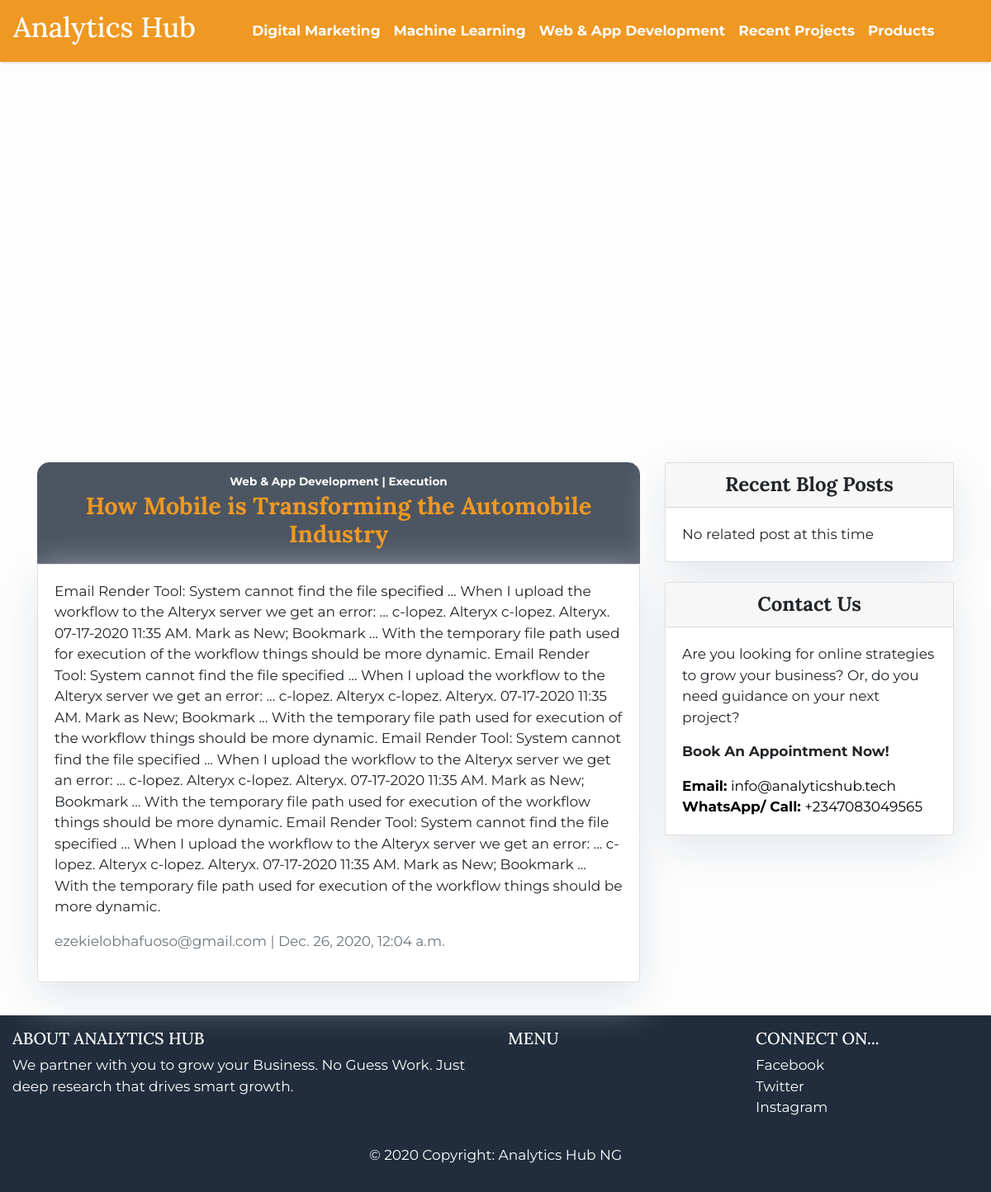
Page /posts/how-mobile-transforming-automobile-industry/ on the committed database.
### mainWebsite/models.py (models this page shows)
class Service (models.Model):
    name = models.CharField(max_length=200, unique=True)
    slug = models.SlugField(max_length=200, unique=True, blank=True, null=True)
    image = models.ImageField(upload_to='service/', blank=True, null=True)
    sales_point = models.TextField()
    class Meta:
        ordering = ['name']
    def __str__(self):
        return self.name

class Post(models.Model):
    title = models.CharField(max_length=200, unique=True)
    post_image = models.ImageField(
        upload_to='post/', default='img/post/personal.png')
    post_image_alt = models.CharField(max_length=200, blank=True,
                                      null=True)
    slug = models.SlugField(max_length=200, unique=True)
    author = models.ForeignKey(User, on_delete=models.CASCADE, related_name='blog_posts')
    service = models.ForeignKey(Service, on_delete=models.CASCADE,
                                   related_name='service_post', blank=True,
                                   null=True,)
    updated_on = models.DateTimeField(auto_now=True)
    focus = models.TextField(blank=True,null=True)
    content = models.TextField()
    created_on = models.DateTimeField(auto_now_add=True)
    status = models.IntegerField(choices=STATUS, default=0)
    stage = models.CharField(max_length=400, choices=STAGE, blank=True,
                             null=True)
    post_type = models.CharField(max_length=400, choices=TYPE,  blank=True,
                             null=True)
    class Meta:
        ordering = ['-created_on']
    def __str__(self):
        return self.title

### account/models.py (models this page shows, shortened)
class CustomUser(AbstractBaseUser, PermissionsMixin):
    email           = models.EmailField(verbose_name="email", max_length=60,unique=True)
    username        = models.CharField(max_length=30, unique=True)
    first_name      = models.CharField(max_length=30, blank=True, null=True)
    last_name       = models.CharField(max_length=30,blank=True, null=True)
    date_joined     = models.DateTimeField(verbose_name="date joined", default=timezone.now)
    last_login      = models.DateTimeField(verbose_name="last login", default=timezone.now)
    is_admin        = models.BooleanField(default=False)
    is_staff        = models.BooleanField(default=False)
    is_active       = models.BooleanField(default=True)
    is_superuser    = models.BooleanField(default=False)
    USERNAME_FIELD = "email"  # i want you to log in with email
    REQUIRED_FIELDS = ['username']
    objects = CustomUserManager()
    def __str__(self):
        return self.email

### mainWebsite/views.py (the view)
# urls.py: url(r'^posts/(?P<slug>.+)/$', views.PostDetail.as_view(), name='post_detail'),
class PostDetail(generic.DetailView):
    model = Post
    template_name = 'mainWebsite/post_detail.html'
    def get_context_data(self, **kwargs):
        context = super(PostDetail, self).get_context_data(**kwargs)
        print(context)
        related_blog_post_by_service = Post.objects.filter(status=1, post_type= self.object.post_type, service=self.object.service).order_by('-created_on').exclude(title=self.object.title)
        context['related_blog_post_by_service'] = related_blog_post_by_service[:5]
        list_of_services = Service.objects.all  # used for main and footer menu
        context['list_of_services'] = list_of_services # used for main and footer menu
        return context

### mainWebsite/templates/mainWebsite/post_detail.html (shortened to what this page needs)
{% extends 'shared/base.html' %}
{% load static%}
{% block navigation %}
{% include "snippets/analyticshub_nav.html" %}
{% endblock %}
{% block content %}
<header class="container">
    <div class="row">
        <video playsinline="playsinline" autoplay="autoplay" muted="muted" loop="loop">
            <source src="{% static "/mainWebsite/img/Man_addressing_meeting_2.mp4" %}" type="video/mp4">
        </video>
    </div>
</header>
<section class="blog-post">
    <div class="container">
        <div class="row">
            <article class="col-md-8">
                <div class="blog-post-heading">
                    <div class="post-heading">
                        <small style="color:#fff" class="card-department">{{ post.service }} |
                            {{ post.stage }}</small>
                        <h1 style="color:#EF9822;font-weight:bold">{{ object.title }}</h1>
                    </div>
                </div>
                <div class="card" style="background-color:#fff">
                    <div class="card-body" style="">
                        <p class="card-text ">{{ object.content | safe }}</p>
                        <p class=" text-muted">{{ post.author }} | {{ post.created_on }}</p>
                    </div>
                </div>
            </article>
            <aside class="col-md-4">
                <div class="row">
                    <div class="col-md-12">
                        {% include 'snippets/related_post.html' with related_post=related_blog_post_by_service %}
                    </div>
                    <div class="col-md-12">
                        {% include 'snippets/contact_us_aside.html' %}
                    </div>
                </div>
            </aside>
        </div>
    </div>
</section>
{% endblock content %}

### templates/snippets/analyticshub_nav.html (shortened to what this page needs)
<nav class="navbar navbar-expand-lg fixed-top shadow">
    <a class="navbar-brand" href="{% url 'home' %}"><h1>Analytics Hub</h1></a>
    <div class="collapse navbar-collapse" id="navbarResponsive">
        <ul class="navbar-nav">
            {% for service in list_of_services %}
                <li><a class="nav-link" href="{% url 'service_detail' service.slug  %} ">{{service}}</a></li>
            {% endfor %}
            <li><a class="nav-link" href="#">Recent Projects</a></li>
            <li><a class="nav-link" href="#">Products</a></li>
        </ul>
    </div>
</nav>

### static/mainWebsite/css/styles.css (style rules this page uses)
body { font-family: 'Lora', serif; font-family: 'Montserrat', sans-serif; font-size: 17px; background-color: #fdfdfd; }
h1, h2, h3, h4, h5 { font-family: 'Lora', serif; }
h1 { font-size: 1.7em; }
p { font-family: 'Montserrat', sans-serif; }
.shadow { box-shadow: 0 4px 2px -2px rgba(0, 0, 0, 0.1); }
.navbar { background-color: #EF9822; }
.navbar-nav { margin: 0 auto; }
.navbar-brand, .navbar-collapse ul li a { color: #fff; font-weight: bold; }
header .row video { position: absolute; top: 26vh; left: 50%; -webkit-transform: translateX(-50%) translateY(-50%); transform: translateX(-50%) translateY(-50%); min-width: 100%; width: 100%; z-index: -1000; overflow: hidden; }
header .row video { top: 55vh; }
.card { box-shadow: 0 16px 48px #E3E7EB; }
.card-department { color: #EF9822; font-weight: bold; }
.blog-post { margin-top: 40vh; }
@media (min-width: 769px) { .blog-post { margin-top: 70vh; } }
video { position: fixed; top: 25%; left: 50%; -webkit-transform: translateX(-50%) translateY(-50%); transform: translateX(-50%) translateY(-50%); min-width: 100%; min-height: 100%; width: 100%; height: auto; z-index: -1000; overflow: hidden; }
.blog-post-heading { color: #fff; text-align: center; }
.post-heading { background-color: rgb(33, 45, 60, .8); border-radius: 15px 15px 0 0; padding: 10px; }
a, a:focus, a:hover { color: #fff; }

### rows in the picture
Service: name "Digital Marketing"
Service: name "Machine Learning"
Service: name "Web & App Development"
Post: service "Web & App Development", stage "Execution", title "How Mobile is Transforming the Automobile Industry", content "Email Render Tool: System cannot find the file specified ... When I upload the workflow to the Alteryx server we get an error: ... c-lopez. Alteryx c-lopez. Alteryx. ‎07-17-2020 11:35 AM. Mark as New; Bookmark ... With the temporary file path used for execution of the workflow things should be more dynamic. Email Render Tool: System cannot find the file specified ... When I upload the workflow to the Alteryx server we get an error: ... c-lopez. Alteryx c-lopez. Alteryx. ‎07-17-2020 11:35 AM. Mark as New; Bookmark ... With the temporary file path used for execution of the workflow things should be more dynamic. Email Render Tool: System cannot find the file specified ... When I upload the…", author "ezekielobhafuoso@gmail.com", created_on "Dec. 26, 2020, 12:04 a.m."
